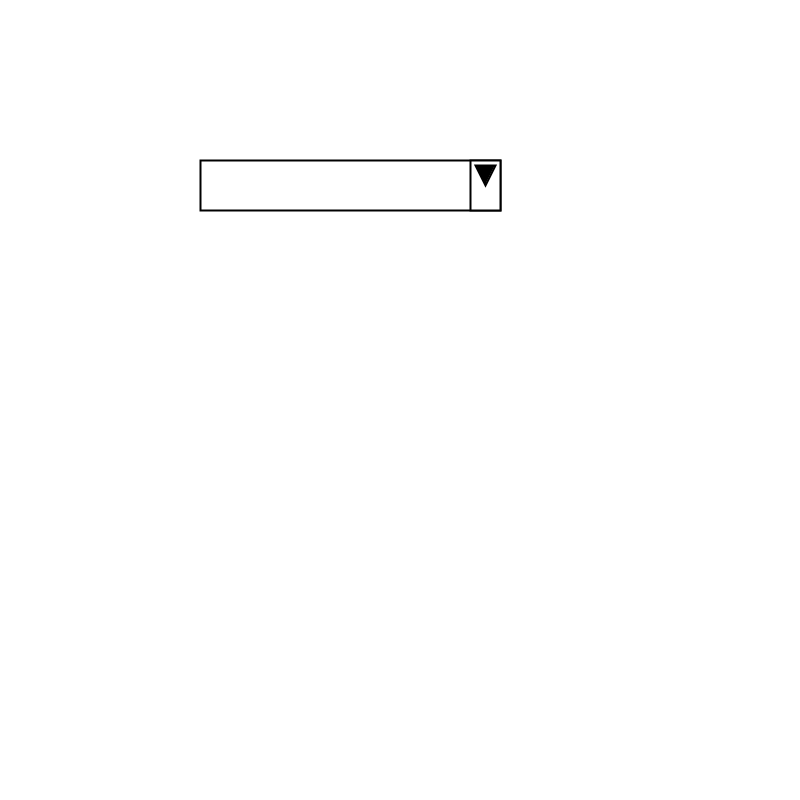
Frame 1 (no input)
Frame 60 (the mouse pressed at the canvas centre just before this capture): identical to frame 1, image omitted
Frame 120 (the mouse held since frame 60 and released just before this capture): identical to frame 1, image omitted

The Processing sketch that drew this single still picture (run headless with seeded random() and noise(); from frame 60 on, the mouse is pressed at the canvas centre):

// Processing sketch: selectColor_001
// ── selectColor_001.pde
// Components de la GUI
// Select Color Desplegable

// SelectColor de la GUI
SelectColor s1;

// Colors dels Selects
color[] selectValues = {color(255,0,0), color(0,255,0), color(0,0,255), color(255, 255, 0)};

// Dimensions dels botons
float selectW = 300;
float selectH = 50;

// Color de fons de l'App
color bgColor = color(255);

// Valor numèric
int n = 0;

void setup(){
  
  size(800, 800);      // Dimensions de la Pantalla
  
  // Creació del SelectColor
  s1 = new SelectColor(selectValues, width/4, height/5, selectW, selectH);
}

void draw(){
  
  // Fons de la finestra
  background(255);
  
  // Rectangle del color seleccionat
  fill(s1.selectedValue); noStroke();
  rect(0, height/2, width, height/2);
  
  // Dibuixa els selects
  s1.display();
  
  // Actualitza forma del cursor
  updateCursor();
}

// En cas de pitjar el ratolí
void mousePressed(){
  
  // Si pitjam sobre el select 1
  if(s1.mouseOverSelect() && s1.enabled){
    if(!s1.collapsed){
      s1.update();      // Actualitzar valor
      updateColor();    // Fer acció amb valor
    }
    s1.toggle();        // Plegar o desplegar
  }
}

// Modifica el color segons Select 1
void updateColor(){
    bgColor = color(s1.selectedValue);
}

 // Modifica el cursor
void updateCursor(){
  if((s1.mouseOverSelect() && s1.enabled)){
      cursor(HAND);
  }
  else {
     cursor(ARROW);
  }
}

// ── SelectColor.pde

class SelectColor {
  
  float x, y, w, h;          // Posició i dimensions
  color[] colors;            // Valors possibles
  color selectedValue;       // Valor Seleccionat
  
  boolean collapsed = true;  // Plegat / Desplegat
  boolean enabled;           // Abilitat / desabilitat
  
  float lineSpace = 15;      // Espai entre línies
  
  SelectColor(color[] colors, float x, float y, float w, float h){
    
    this.colors = colors;
    this.selectedValue = color(255);
    this.x = x;
    this.y = y;
    this.w = w;
    this.h = h;
    this.enabled = true;
    this.collapsed = true;
  }
  
  void display(){
    pushStyle();
    stroke(0); strokeWeight(2); 
    fill(selectedValue);
    rect(x, y, w, h);
    
    fill(255);
    rect(x + w - 30, y, 30, h);
    
    fill(0); stroke(0);
    triangle(x + w - 25, y+5, x + w - 15, y + 25, x + w - 5 , y+5);
 
    
    if(!this.collapsed){
      
      fill(255); stroke(0);
      rect(x, y+h, w, (h + lineSpace)*colors.length);
      
      for(int i=0; i<colors.length; i++){
          fill(colors[i]); noStroke();
          rect(x+4, y+4 + h + (h + lineSpace)*i - 2, w -8, h + lineSpace - 8);
      }
    }
    popStyle();
  }
  
  void setCollapsed(boolean b){
    this.collapsed = b;
  }
  
  void toggle(){
    this.collapsed = !this.collapsed;
  }
  
  
  void update(){
    int option = clickedOption();
    selectedValue = colors[option];
  }
  
 // Indica si el cursor està sobre el select
 boolean mouseOverSelect(){
   if(this.collapsed){
     return (mouseX >= x) && 
            (mouseX <= x + w) && 
            (mouseY >= y) && 
            (mouseY <= y + h); 
   }
   else {
     return (mouseX>= x) && 
            (mouseX<= x + w) && 
            (mouseY>= y) && 
            (mouseY<= y + h + (h + lineSpace)*colors.length); 
   }
 }
 
 int clickedOption(){
   int i = (int)map(mouseY, y + h, y + h + (h + lineSpace)*colors.length, 
                            0, colors.length);
   return i;
 }
  
}
